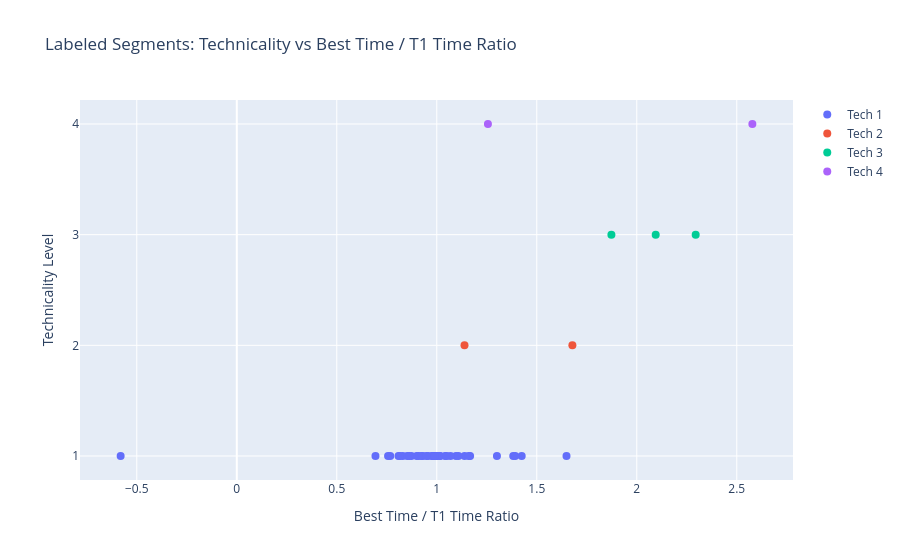

The cell this chart's notebook holds for it:
### Code cell
# plot technicality vs besti
fig = go.Figure()
for tech in sorted(Whole_df_labeled['technicality'].unique()):
    tech_data = Whole_df_labeled[Whole_df_labeled['technicality'] == tech]
    fig.add_trace(go.Scatter(
        x=tech_data['average_top_10_time_T1_time_ratio'],
        y=tech_data['technicality'],
        mode='markers',
        name=f'Tech {int(tech)}',
        marker=dict(size=8),
        hovertemplate=
            "<b>Segment ID:</b> %{customdata[0]}<br>" +
            "<b>Technicality:</b> %{y}<br>" +
            "<b>Best Time / T1 Time Ratio:</b> %{x:.2f}<br>" +
            "<b>Best Time:</b> %{customdata[1]:.0f}s<br>" +
            "<b>T1 Time:</b> %{customdata[2]:.0f}s<br>" +
            "<extra></extra>",
        customdata=np.stack((tech_data['segment_id'], tech_data['best_time'], tech_data['T1_time']), axis=-1)
    ))
fig.update_layout(
    title="Labeled Segments: Technicality vs Best Time / T1 Time Ratio",
    xaxis_title="Best Time / T1 Time Ratio",
    yaxis_title="Technicality Level",
    yaxis=dict(tickmode='linear', tick0=1, dtick=1),
    hovermode='closest'
)
fig.show()

### Figure 1 — Plotly figure (JSON) as saved in the notebook; plotly's stock layout.template omitted (floating-point values rounded to 4 significant figures)
{"data": [{"customdata": [[12390000.0, 44.0, 62.42], [27180000.0, 86.0, 123.9], [18850000.0, 276.0, 373.7], [26800000.0, 25.0, 39.12], [21900000.0, 212.0, 165.1], [14060000.0, 18.0, 19.88], [26050000.0, 50.0, 54.42], [22710000.0, 32.0, 26.46], [22850000.0, 207.0, 253.4], [6405000.0, 170.0, 229.2], [17070000.0, 181.0, 180.3], [10730000.0, 966.0, 1124.0], [13730000.0, 545.0, 555.5], [16880000.0, 118.0, 121.9], [8507000.0, 256.0, 279.7], [11200000.0, 122.0, 167.6], [17090000.0, 80.0, 113.7], [18040000.0, 203.0, 305.1], [17260000.0, 371.0, 364.0], [9084000.0, 130.0, 152.3], [21030000.0, 72.0, -130.9], [3896000.0, 38.0, 55.69], [8151000.0, 308.0, 334.6], [12930000.0, 354.0, 358.1], [9828000.0, 781.0, 851.3], [15440000.0, 286.0, 274.7], [9648000.0, 1060.0, 1222.0], [13530000.0, 850.0, 980.1], [16140000.0, 3861.0, 3757.0], [11980000.0, 513.0, 517.8], [33050000.0, 202.0, 131.4], [24100000.0, 101.0, 104.4], [14030000.0, 252.0, 240.7], [20790000.0, 60.0, 59.1], [23330000.0, 132.0, 133.0], [19460000.0, 1613.0, 2063.0], [20470000.0, 1994.0, 1862.0]], "hovertemplate": "<b>Segment ID:</b> %{customdata[0]}<br><b>Technicality:</b> %{y}<br><b>Best Time / T1 Time Ratio:</b> %{x:.2f}<br><b>Best Time:</b> %{customdata[1]:.0f}s<br><b>T1 Time:</b> %{customdata[2]:.0f}s<br><extra></extra>", "marker": {"size": 8}, "mode": "markers", "name": "Tech 1", "type": "scatter", "x": [0.7674, 0.7564, 0.8087, 0.8998, 1.382, 0.9758, 1.014, 1.425, 0.8528, 0.9074, 1.096, 0.9226, 1.042, 0.9788, 0.9298, 0.8731, 0.8299, 0.6934, 1.139, 1.167, -0.5807, 0.8152, 0.956, 0.9944, 0.9484, 1.16, 0.9995, 1.016, 1.069, 0.9907, 1.649, 0.9883, 1.049, 1.108, 1.392, 0.8617, 1.301], "y": [1, 1, 1, 1, 1, 1, 1, 1, 1, 1, 1, 1, 1, 1, 1, 1, 1, 1, 1, 1, 1, 1, 1, 1, 1, 1, 1, 1, 1, 1, 1, 1, 1, 1, 1, 1, 1]}, {"customdata": [[33580000.0, 1227.0, 812.4], [12400000.0, 324.0, 448.4]], "hovertemplate": "<b>Segment ID:</b> %{customdata[0]}<br><b>Technicality:</b> %{y}<br><b>Best Time / T1 Time Ratio:</b> %{x:.2f}<br><b>Best Time:</b> %{customdata[1]:.0f}s<br><b>T1 Time:</b> %{customdata[2]:.0f}s<br><extra></extra>", "marker": {"size": 8}, "mode": "markers", "name": "Tech 2", "type": "scatter", "x": [1.678, 1.139], "y": [2, 2]}, {"customdata": [[25290000.0, 111.0, 63.53], [18790000.0, 121.0, 59.87], [30180000.0, 298.0, 146.1]], "hovertemplate": "<b>Segment ID:</b> %{customdata[0]}<br><b>Technicality:</b> %{y}<br><b>Best Time / T1 Time Ratio:</b> %{x:.2f}<br><b>Best Time:</b> %{customdata[1]:.0f}s<br><b>T1 Time:</b> %{customdata[2]:.0f}s<br><extra></extra>", "marker": {"size": 8}, "mode": "markers", "name": "Tech 3", "type": "scatter", "x": [1.873, 2.095, 2.295], "y": [3, 3, 3]}, {"customdata": [[5502000.0, 91.0, 39.57], [25710000.0, 58.0, 50.01]], "hovertemplate": "<b>Segment ID:</b> %{customdata[0]}<br><b>Technicality:</b> %{y}<br><b>Best Time / T1 Time Ratio:</b> %{x:.2f}<br><b>Best Time:</b> %{customdata[1]:.0f}s<br><b>T1 Time:</b> %{customdata[2]:.0f}s<br><extra></extra>", "marker": {"size": 8}, "mode": "markers", "name": "Tech 4", "type": "scatter", "x": [2.578, 1.256], "y": [4, 4]}], "layout": {"hovermode": "closest", "title": {"text": "Labeled Segments: Technicality vs Best Time / T1 Time Ratio"}, "xaxis": {"title": {"text": "Best Time / T1 Time Ratio"}}, "yaxis": {"dtick": 1, "tick0": 1, "tickmode": "linear", "title": {"text": "Technicality Level"}}}}
